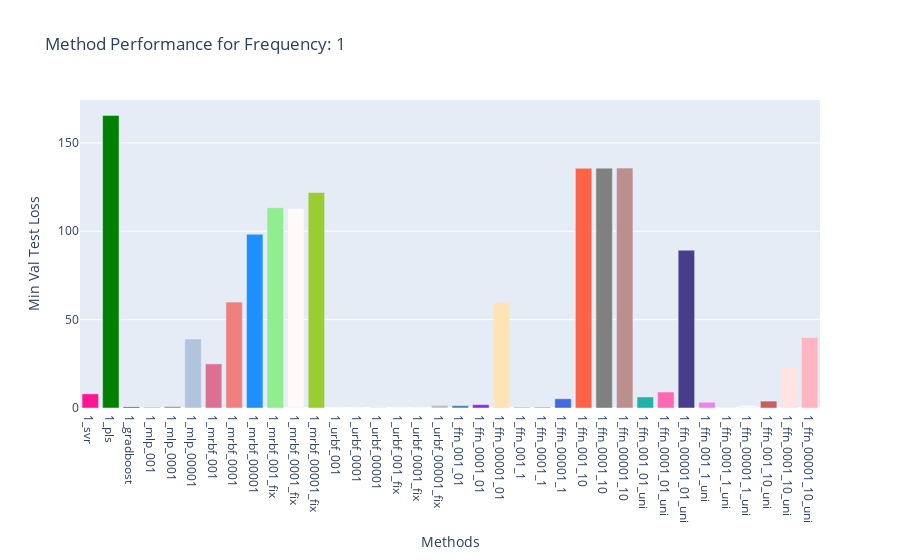
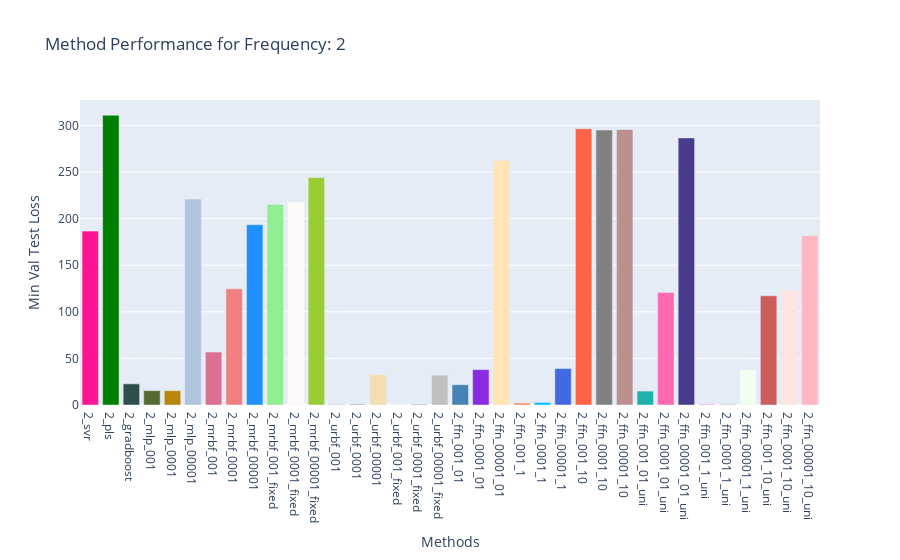
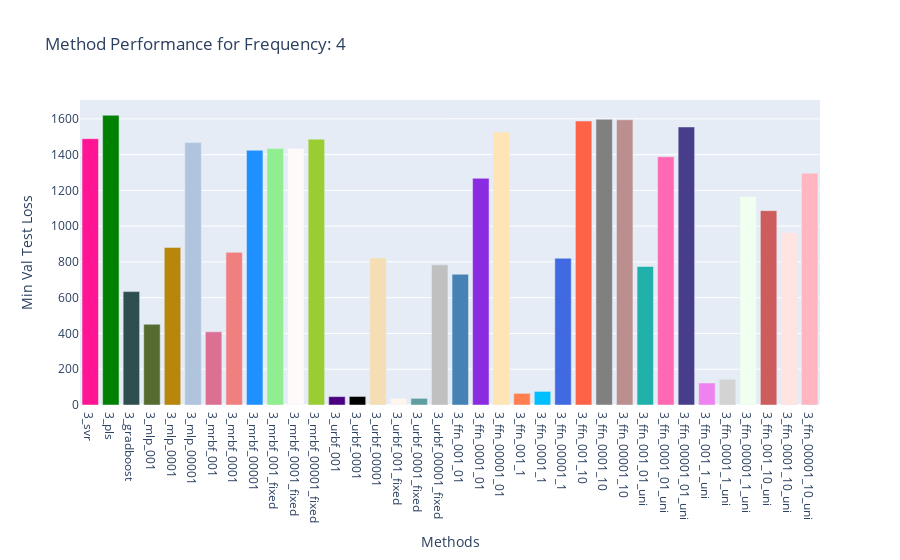
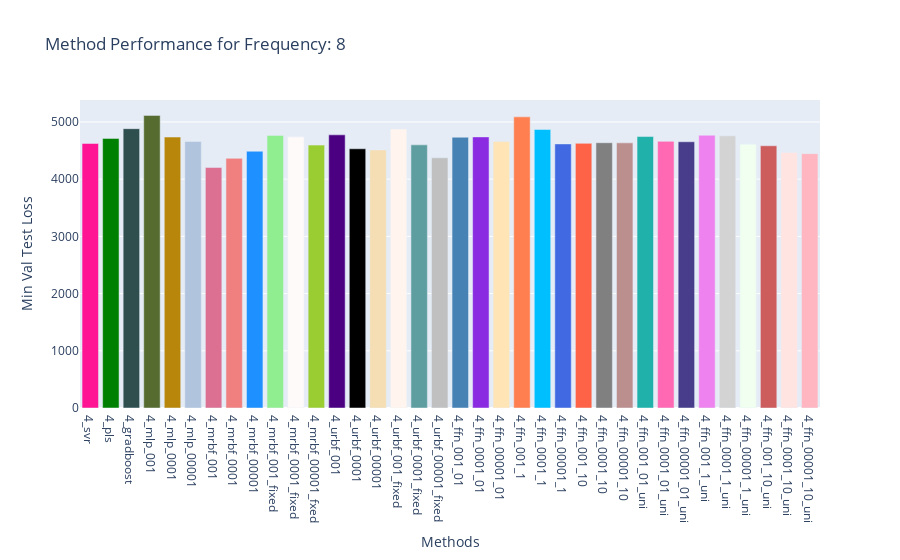

Notebook code cell kept with these figures, in order:
### Code cell
## plot the overall mean performance of 

import plotly.graph_objects as go
import matplotlib.colors as mcolors
import plotly.offline as pyo
import random

random.seed(6)

num_methods = 36

experiment_data = experiment_data_loader.experiment_data

method_results = {}
method_name = {}

method_durations = {}
method_params = {}


chunks = []
chunk_name = []


for key, val in experiment_data.items():  
    
    method_results[key] = []
    method_name[key] = experiment_data_loader.experiment_descriptions[key].name
    
    method_durations[key] = []
    method_params[key] = []
    
    for repetition_id, repetition_data in val['repetition_data'].items():
        epochs = repetition_data['epoch']
        
        val_loss = repetition_data['val_loss']
        test_loss = repetition_data['test_loss']

        min_val_idx = val_loss.argmin()
        min_val_test_loss = test_loss[min_val_idx]
                
        method_results[key].append(min_val_test_loss)
        method_durations[key].append(repetition_data['duration'])
        
        if 'params' in repetition_data:
            num_params = repetition_data['params']
        else:
            num_params = 0
        method_params[key].append(num_params)
        

    
# Extracting keys and values for the bar chart
categories = list(method_results.keys())
values = list(method_results.values())

### use average value:
values = [np.asarray(value).mean() for value in values]
### get names:å
categories = [method_name[key] for key in categories]
# Getting a list of named colors from matplotlib
named_colors = list(mcolors.CSS4_COLORS.keys())
random.shuffle(named_colors)
# Selecting the first 27 colors
colors = named_colors[:num_methods]

for frequency_chunk in range(4):
    
    chunk_values = values[frequency_chunk*num_methods:(frequency_chunk+1)*num_methods]
    chunk_names = categories[frequency_chunk*num_methods:(frequency_chunk+1)*num_methods]

    # Creating the bar chart
    fig = go.Figure(data=[go.Bar(x=chunk_names, y=chunk_values,marker_color=colors)])

    # Adding title and labels (you can modify these as needed)
    fig.update_layout(
        title=f"Method Performance for Frequency: {2**frequency_chunk}",
        xaxis_title="Methods",
        yaxis_title="Min Val Test Loss"
    )

    # Displaying the figure
    fig.show()
    
    chunks.append(chunk_values)
    chunk_name.append(f"{2**frequency_chunk}")
    


# transpose!
chunks = list(map(list, zip(*chunks)))
    

# Create a trace for each line
traces = [go.Scatter(x=list(range(len(line))), y=line, mode='lines', name=chunk_names[i][2:]) for i, line in enumerate(chunks)]

# Define the layout of the chart
layout = go.Layout(
    title='Multiple Lines Chart',
    xaxis=dict(title='Frequency', tickvals=list(range(len(chunk_name))), ticktext=chunk_name),
    yaxis=dict(title='Loss',type='log')
)

# Create the figure and plot it
fig = go.Figure(data=traces, layout=layout)
fig.show()

### Figure 1 — Plotly figure (JSON) as saved in the notebook; plotly's stock layout.template omitted (floating-point values rounded to 4 significant figures)
{"data": [{"marker": {"color": ["deeppink", "green", "darkslategray", "darkolivegreen", "darkgoldenrod", "lightsteelblue", "palevioletred", "lightcoral", "dodgerblue", "lightgreen", "snow", "yellowgreen", "indigo", "black", "wheat", "seashell", "cadetblue", "silver", "steelblue", "blueviolet", "moccasin", "coral", "deepskyblue", "royalblue", "tomato", "gray", "rosybrown", "lightseagreen", "hotpink", "darkslateblue", "violet", "lightgray", "honeydew", "indianred", "mistyrose", "lightpink"]}, "type": "bar", "x": ["1_svr", "1_pls", "1_gradboost", "1_mlp_001", "1_mlp_0001", "1_mlp_00001", "1_mrbf_001", "1_mrbf_0001", "1_mrbf_00001", "1_mrbf_001_fix", "1_mrbf_0001_fix", "1_mrbf_00001_fix", "1_urbf_001", "1_urbf_0001", "1_urbf_00001", "1_urbf_001_fix", "1_urbf_0001_fix", "1_urbf_00001_fix", "1_ffn_001_01", "1_ffn_0001_01", "1_ffn_00001_01", "1_ffn_001_1", "1_ffn_0001_1", "1_ffn_00001_1", "1_ffn_001_10", "1_ffn_0001_10", "1_ffn_00001_10", "1_ffn_001_01_uni", "1_ffn_0001_01_uni", "1_ffn_00001_01_uni", "1_ffn_001_1_uni", "1_ffn_0001_1_uni", "1_ffn_00001_1_uni", "1_ffn_001_10_uni", "1_ffn_0001_10_uni", "1_ffn_00001_10_uni"], "y": [8.014, 165.6, 0.6224, 0.3003, 0.764, 39.04, 24.97, 59.91, 98.29, 113.3, 112.9, 121.9, 0.00127, 0.001024, 0.3137, 0.006075, 0.01426, 1.531, 1.359, 1.878, 59.68, 0.4407, 0.4726, 5.218, 135.6, 135.7, 135.7, 6.24, 9.041, 89.28, 3.236, 0.1156, 1.543, 3.906, 22.79, 39.89]}], "layout": {"title": {"text": "Method Performance for Frequency: 1"}, "xaxis": {"title": {"text": "Methods"}}, "yaxis": {"title": {"text": "Min Val Test Loss"}}}}

### Figure 2 — Plotly figure (JSON) as saved in the notebook; plotly's stock layout.template omitted (floating-point values rounded to 4 significant figures)
{"data": [{"marker": {"color": ["deeppink", "green", "darkslategray", "darkolivegreen", "darkgoldenrod", "lightsteelblue", "palevioletred", "lightcoral", "dodgerblue", "lightgreen", "snow", "yellowgreen", "indigo", "black", "wheat", "seashell", "cadetblue", "silver", "steelblue", "blueviolet", "moccasin", "coral", "deepskyblue", "royalblue", "tomato", "gray", "rosybrown", "lightseagreen", "hotpink", "darkslateblue", "violet", "lightgray", "honeydew", "indianred", "mistyrose", "lightpink"]}, "type": "bar", "x": ["2_svr", "2_pls", "2_gradboost", "2_mlp_001", "2_mlp_0001", "2_mlp_00001", "2_mrbf_001", "2_mrbf_0001", "2_mrbf_00001", "2_mrbf_001_fixed", "2_mrbf_0001_fixed", "2_mrbf_00001_fixed", "2_urbf_001", "2_urbf_0001", "2_urbf_00001", "2_urbf_001_fixed", "2_urbf_0001_fixed", "2_urbf_00001_fixed", "2_ffn_001_01", "2_ffn_0001_01", "2_ffn_00001_01", "2_ffn_001_1", "2_ffn_0001_1", "2_ffn_00001_1", "2_ffn_001_10", "2_ffn_0001_10", "2_ffn_00001_10", "2_ffn_001_01_uni", "2_ffn_0001_01_uni", "2_ffn_00001_01_uni", "2_ffn_001_1_uni", "2_ffn_0001_1_uni", "2_ffn_00001_1_uni", "2_ffn_001_10_uni", "2_ffn_0001_10_uni", "2_ffn_00001_10_uni"], "y": [186.6, 310.9, 22.73, 15.41, 15.38, 221.0, 56.8, 124.7, 193.4, 215.2, 217.7, 244.0, 0.2721, 0.4457, 32.78, 0.5231, 0.7523, 31.99, 21.77, 37.93, 262.4, 2.044, 2.777, 39.12, 296.4, 295.1, 295.6, 14.91, 120.8, 286.6, 0.8712, 1.616, 37.84, 117.2, 123.2, 181.6]}], "layout": {"title": {"text": "Method Performance for Frequency: 2"}, "xaxis": {"title": {"text": "Methods"}}, "yaxis": {"title": {"text": "Min Val Test Loss"}}}}

### Figure 3 — Plotly figure (JSON) as saved in the notebook; plotly's stock layout.template omitted (floating-point values rounded to 4 significant figures)
{"data": [{"marker": {"color": ["deeppink", "green", "darkslategray", "darkolivegreen", "darkgoldenrod", "lightsteelblue", "palevioletred", "lightcoral", "dodgerblue", "lightgreen", "snow", "yellowgreen", "indigo", "black", "wheat", "seashell", "cadetblue", "silver", "steelblue", "blueviolet", "moccasin", "coral", "deepskyblue", "royalblue", "tomato", "gray", "rosybrown", "lightseagreen", "hotpink", "darkslateblue", "violet", "lightgray", "honeydew", "indianred", "mistyrose", "lightpink"]}, "type": "bar", "x": ["3_svr", "3_pls", "3_gradboost", "3_mlp_001", "3_mlp_0001", "3_mlp_00001", "3_mrbf_001", "3_mrbf_0001", "3_mrbf_00001", "3_mrbf_001_fixed", "3_mrbf_0001_fixed", "3_mrbf_00001_fixed", "3_urbf_001", "3_urbf_0001", "3_urbf_00001", "3_urbf_001_fixed", "3_urbf_0001_fixed", "3_urbf_00001_fixed", "3_ffn_001_01", "3_ffn_0001_01", "3_ffn_00001_01", "3_ffn_001_1", "3_ffn_0001_1", "3_ffn_00001_1", "3_ffn_001_10", "3_ffn_0001_10", "3_ffn_00001_10", "3_ffn_001_01_uni", "3_ffn_0001_01_uni", "3_ffn_00001_01_uni", "3_ffn_001_1_uni", "3_ffn_0001_1_uni", "3_ffn_00001_1_uni", "3_ffn_001_10_uni", "3_ffn_0001_10_uni", "3_ffn_00001_10_uni"], "y": [1489.0, 1620.0, 634.0, 451.6, 881.4, 1468.0, 409.1, 853.5, 1424.0, 1434.0, 1435.0, 1486.0, 46.87, 47.71, 821.5, 36.9, 37.2, 783.6, 731.2, 1268.0, 1527.0, 65.05, 76.01, 820.4, 1588.0, 1598.0, 1595.0, 774.5, 1388.0, 1555.0, 123.0, 144.1, 1165.0, 1087.0, 963.2, 1296.0]}], "layout": {"title": {"text": "Method Performance for Frequency: 4"}, "xaxis": {"title": {"text": "Methods"}}, "yaxis": {"title": {"text": "Min Val Test Loss"}}}}

### Figure 4 — Plotly figure (JSON) as saved in the notebook; plotly's stock layout.template omitted (floating-point values rounded to 4 significant figures)
{"data": [{"marker": {"color": ["deeppink", "green", "darkslategray", "darkolivegreen", "darkgoldenrod", "lightsteelblue", "palevioletred", "lightcoral", "dodgerblue", "lightgreen", "snow", "yellowgreen", "indigo", "black", "wheat", "seashell", "cadetblue", "silver", "steelblue", "blueviolet", "moccasin", "coral", "deepskyblue", "royalblue", "tomato", "gray", "rosybrown", "lightseagreen", "hotpink", "darkslateblue", "violet", "lightgray", "honeydew", "indianred", "mistyrose", "lightpink"]}, "type": "bar", "x": ["4_svr", "4_pls", "4_gradboost", "4_mlp_001", "4_mlp_0001", "4_mlp_00001", "4_mrbf_001", "4_mrbf_0001", "4_mrbf_00001", "4_mrbf_001_fixed", "4_mrbf_0001_fixed", "4_mrbf_00001_fxed", "4_urbf_001", "4_urbf_0001", "4_urbf_00001", "4_urbf_001_fixed", "4_urbf_0001_fixed", "4_urbf_00001_fixed", "4_ffn_001_01", "4_ffn_0001_01", "4_ffn_00001_01", "4_ffn_001_1", "4_ffn_0001_1", "4_ffn_00001_1", "4_ffn_001_10", "4_ffn_0001_10", "4_ffn_00001_10", "4_ffn_001_01_uni", "4_ffn_0001_01_uni", "4_ffn_00001_01_uni", "4_ffn_001_1_uni", "4_ffn_0001_1_uni", "4_ffn_00001_1_uni", "4_ffn_001_10_uni", "4_ffn_0001_10_uni", "4_ffn_00001_10_uni"], "y": [4624.0, 4712.0, 4883.0, 5114.0, 4736.0, 4658.0, 4203.0, 4364.0, 4488.0, 4765.0, 4739.0, 4595.0, 4774.0, 4531.0, 4511.0, 4875.0, 4599.0, 4374.0, 4732.0, 4739.0, 4656.0, 5088.0, 4869.0, 4616.0, 4626.0, 4637.0, 4634.0, 4745.0, 4660.0, 4654.0, 4767.0, 4757.0, 4612.0, 4583.0, 4466.0, 4445.0]}], "layout": {"title": {"text": "Method Performance for Frequency: 8"}, "xaxis": {"title": {"text": "Methods"}}, "yaxis": {"title": {"text": "Min Val Test Loss"}}}}
